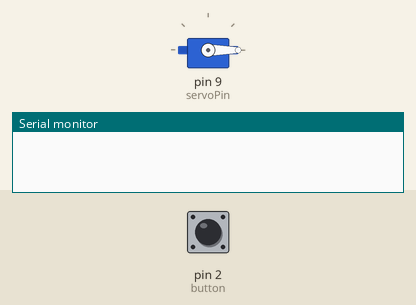
Simulated run of this sketch. Board: Arduino Uno, built with avr-gcc and run on an emulated ATmega328P. Parts: servo, the last lines printed to the serial monitor. Inputs (shaded band) come from the test bench; at power-on: pin 2 (button) HIGH.

Above: at 1.2 s.
1.3 s: pin 2 (button) pulled LOW for 1 s
At 3.4 s:
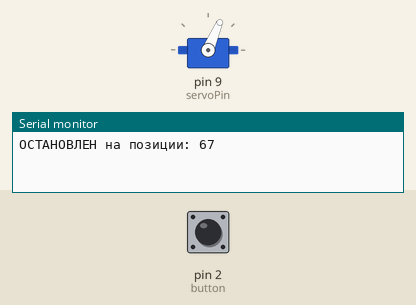
3.8 s: pin 2 (button) pulled LOW for 3.2 s
At 8.1 s:
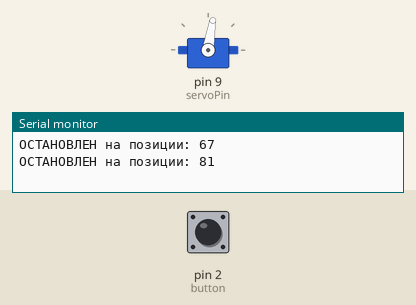
8.5 s: pin 2 (button) pulled LOW for 0.15 s
At 10.0 s:
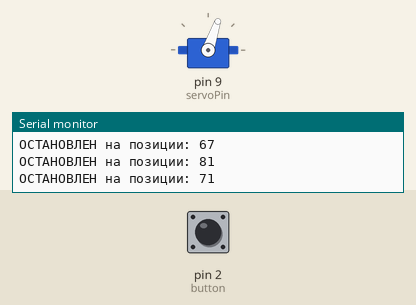
Timing chart, 0 to 11.5 s (numbered marks = the images above; inputs shaded):
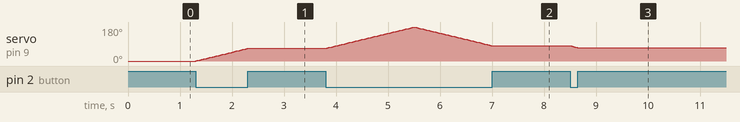

The sketch:

sketch.ino
```cpp
#include <Servo.h>

Servo servo;
const int button = 2;
const int servoPin = 9;
int pos = 0;
bool rotating = false;
bool endReached = false;

void setup() {
  servo.attach(servoPin);
  pinMode(button, INPUT_PULLUP);
  servo.write(0);
  Serial.begin(9600);
}

void loop() {
  if (digitalRead(button) == LOW) {
    rotating = true;

    if (endReached == false)
    {
      pos = (pos + 1);
      servo.write(pos);
      delay(5);
    }
    else
    {
      pos = (pos - 1);
      servo.write(pos);
      delay(5);
    }

    if (pos == 180)
    {
      endReached = true;
    }
    else if (pos == 0)
    {
      endReached = false;
    }
  }
  else {
    if (rotating) {
      rotating = false;
      Serial.print("ОСТАНОВЛЕН на позиции: ");
      Serial.println(pos);
    }
  }

  delay(10);
}
```

Measured:
- after the input at 1.3 s, servo on pin 9 (servoPin): moves from 0° to 67° over 1.0 s, starting at once
- after the input at 3.8 s, servo on pin 9 (servoPin): rises from 67° to 180° in 1.7 s, then falls to 81° in 1.5 s
- after the input at 8.5 s, servo on pin 9 (servoPin): 81° → 71° at once
